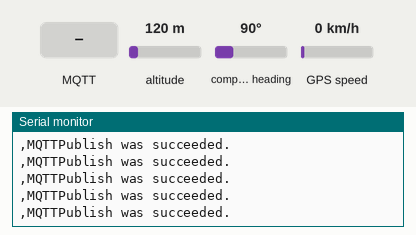
A sketch run on a simulated ESP8266 (NodeMCU). Parts: the last lines printed to the serial monitor. Inputs (shaded band) come from the test bench; at power-on: altitude 120 m, compass heading 90°, GPS speed 0 km/h. WiFi joins after 1.5 s; servers stay silent unless stated; the GPS gets a fix after 3 s at 37.7749, -122.4194 with 8 satellites; no MQTT or app messages arrive unless stated.

Above: at 3.2 s.
3.3 s: MQTT message "1" arrives on the first subscribed topic
At 3.59 s:
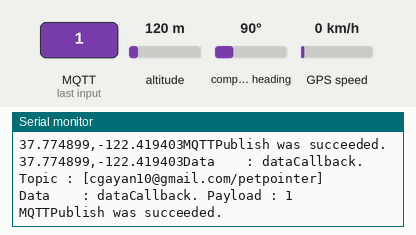
4.9 s: MQTT message "on" arrives on the first subscribed topic
At 5.21 s:
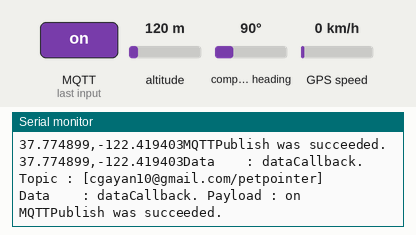
6.5 s: MQTT message "off" arrives on the first subscribed topic
At 6.83 s:
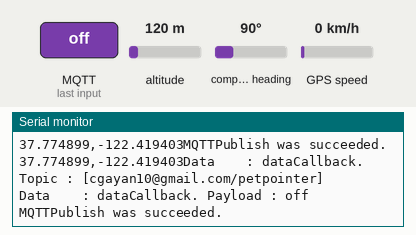

The sketch:

maqiatto.ino
```cpp
#include <ESP8266WiFi.h>
#include <Arduino.h>
#include <TinyGPS++.h>
#include <SoftwareSerial.h>

#include "MQTTConnector.h"
#include "Credentials.h"

#define WIFI_TIMEOUT 1000
#define LOOP_TIMEOUT 50

TinyGPSPlus gps;  // The TinyGPS++ object
SoftwareSerial ss(4, 5); // The serial connection to the GPS device


float latitude , longitude;
int year , month , date, hour , minute , second;
String date_str , time_str , lat_str , lng_str;
int pm;

void WiFiBegin(const char* ssid, const char* pass)
{
  WiFi.begin(ssid, pass);
  Serial.printf("Waiting for AP connection ...\n");
  while (WiFi.status() != WL_CONNECTED)
  {
    delay(WIFI_TIMEOUT);
    Serial.printf(".");
  }
  IPAddress ip = WiFi.localIP();
  Serial.printf("\nConnected to AP. IP : %d.%d.%d.%d\n",
                ip[0], ip[1], ip[2], ip[3]);
}

void setup()
{
  ss.begin(9600);
  Serial.begin(9600);
  Serial.setDebugOutput(true);
  WiFiBegin(STA_SSID, STA_PASS);
  MQTTBegin();
}

void loop()
{

  while (ss.available() > 0)
    if (gps.encode(ss.read()))
    {
      if (gps.location.isValid())
      {
        latitude = gps.location.lat();
        lat_str = String(latitude , 6);
        longitude = gps.location.lng();
        lng_str = String(longitude , 6);
      }
    }

  delay(100);

  String str = lat_str + "," + lng_str ;

  // Length (with one extra character for the null terminator)
  int str_len = str.length() + 1;

  // Prepare the character array (the buffer)
  char char_array[str_len];

  // Copy it over
  str.toCharArray(char_array, str_len);

  Serial.print(char_array);


  MQTTLoop();
  if (MQTTPublish(TOPIC, char_array))
  {
    Serial.printf("MQTTPublish was succeeded.\n");
  }
  delay(LOOP_TIMEOUT);


}
```

Credentials.h
```cpp
#ifndef ARDUINO_CREDENTIALS_H
#define ARDUINO_CREDENTIALS_H

/* WiFi Credentials to connect Internet */
#define STA_SSID "octo"
#define STA_PASS "12345678"

/* Provide MQTT broker credentials as denoted in maqiatto.com. */
#define MQTT_BROKER       "maqiatto.com"
#define MQTT_BROKER_PORT  1883
#define MQTT_USERNAME     "cgayan10@gmail.com"
#define MQTT_KEY          "pet123"


/* Provide topic as it is denoted in your topic list.
 * For example mine is : cadominna@gmail.com/topic1
 * To add topics, see https://www.maqiatto.com/configure
 */
#define TOPIC    "cgayan10@gmail.com/petpointer"

#endif /* ARDUINO_CREDENTIALS_H */
```

MQTTConnector.cpp
```cpp
#include <ESP8266WiFi.h>
#include <PubSubClient.h>

#include "MQTTConnector.h"
#include "Credentials.h"

WiFiClient wifiClient;
PubSubClient mqttClient(wifiClient);

boolean mqttInitCompleted = false;
String clientId = "IoTPractice-" + String(ESP.getChipId());

/* Incoming data callback. */
void dataCallback(char* topic, byte* payload, unsigned int length)
{
  char payloadStr[length + 1];
  memset(payloadStr, 0, length + 1);
  strncpy(payloadStr, (char*)payload, length);
  Serial.printf("Data    : dataCallback. Topic : [%s]\n", topic);
  Serial.printf("Data    : dataCallback. Payload : %s\n", payloadStr);
}

void performConnect()
{
  uint16_t connectionDelay = 5000;
  while (!mqttClient.connected())
  {
    Serial.printf("Trace   : Attempting MQTT connection...\n");
    if (mqttClient.connect(clientId.c_str(), MQTT_USERNAME, MQTT_KEY))
    {
      Serial.printf("Trace   : Connected to Broker.\n");

      /* Subscription to your topic after connection was succeeded.*/
      MQTTSubscribe(TOPIC);
    }
    else
    {
      Serial.printf("Error!  : MQTT Connect failed, rc = %d\n", mqttClient.state());
      Serial.printf("Trace   : Trying again in %d msec.\n", connectionDelay);
      delay(connectionDelay);
    }
  }
}

boolean MQTTPublish(const char* topic, char* payload)
{
  boolean retval = false;
  if (mqttClient.connected())
  {
    retval = mqttClient.publish(topic, payload);
  }
  return retval;
}

boolean MQTTSubscribe(const char* topicToSubscribe)
{
  boolean retval = false;
  if (mqttClient.connected())
  {
    retval = mqttClient.subscribe(topicToSubscribe);
  }
  return retval;
}

boolean MQTTIsConnected()
{
  return mqttClient.connected();
}

void MQTTBegin()
{
  mqttClient.setServer(MQTT_BROKER, MQTT_BROKER_PORT);
  mqttClient.setCallback(dataCallback);
  mqttInitCompleted = true;
}

void MQTTLoop()
{
  if(mqttInitCompleted)
  {
    if (!MQTTIsConnected())
    {
      performConnect();
    }
    mqttClient.loop();
  }
}
```

MQTTConnector.h
```cpp
#ifndef ARDUINO_MQTTCONNECTOR_H
#define ARDUINO_MQTTCONNECTOR_H

#include <Arduino.h>

void    MQTTBegin();
void    MQTTLoop();
boolean MQTTPublish(const char* topic, char* payload);
boolean MQTTSubscribe(const char* topicToSubscribe);
boolean MQTTIsConnected();

#endif /* ARDUINO_MQTTCONNECTOR_H */
```

Measured:
- after the input at 3.3 s, the serial monitor: prints a new line after 0.09 s (image 1)
- after the input at 4.9 s, the serial monitor: prints a new line after 0.12 s (image 2)
- after the input at 6.5 s, the serial monitor: prints a new line after 0.15 s (image 3)
